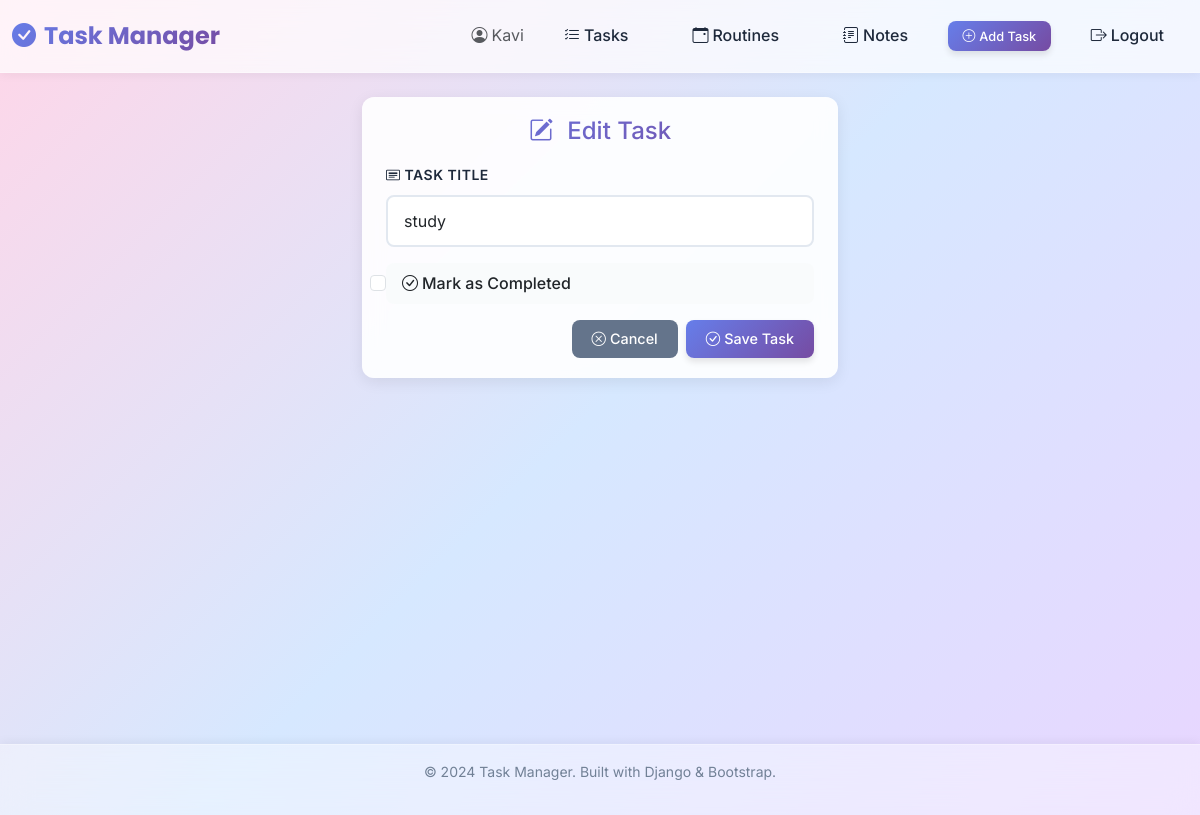
Before: /task/update/2/ (signed in) with the older database file.
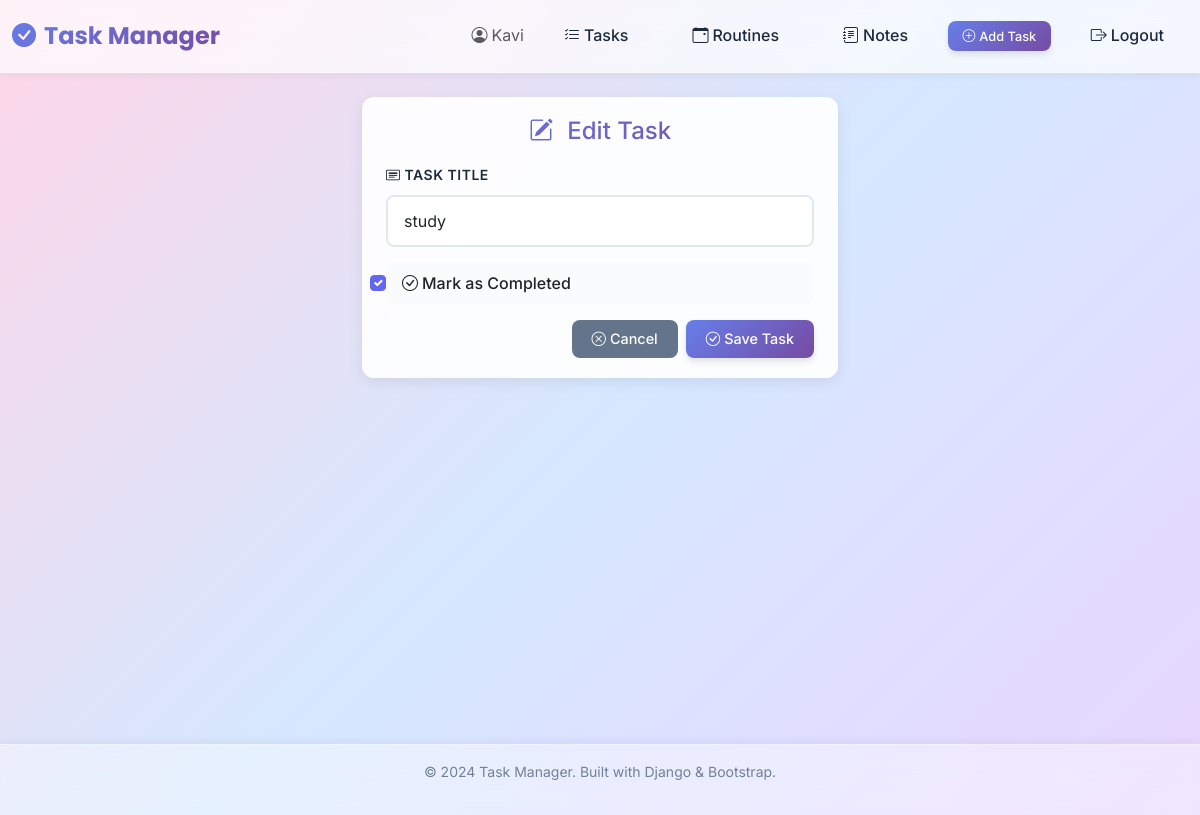
After: the same page with the newer database file.
### todoapp/models.py (models this page shows, shortened)
class Task(models.Model):
    user = models.ForeignKey(User, on_delete=models.CASCADE)
    title = models.CharField(max_length=255)
    status = models.BooleanField(default=False)

### todoapp/views.py (the view)
# urls.py: path('task/update/<int:pk>/', views.task_update, name='task_update'),
@login_required
def task_update(request, pk):
    task = get_object_or_404(Task, pk=pk, user=request.user)
    if request.method == 'POST':
        form = TaskForm(request.POST, instance=task)
        if form.is_valid():
            form.save()
            return redirect('todoapp:task_list')
    else:
        form = TaskForm(instance=task)
    return render(request, 'todoapp/task_form.html', {'form': form})

### todoapp/forms.py
class TaskForm(forms.ModelForm):
    class Meta:
        model = Task
        fields = ['title', 'status']
        widgets = {
            'title': forms.TextInput(attrs={'class': 'form-control', 'placeholder': 'Enter task title'}),
            'status': forms.CheckboxInput(attrs={'class': 'form-check-input'}),
        }

### todoapp/templates/todoapp/task_form.html (shortened to what this page needs)
{% extends 'todoapp/base.html' %}
{% block content %}
<div class="row justify-content-center">
  <div class="col-lg-5 col-md-7">
    <div class="card fade-in">
      <div class="card-body">
        <h2 class="text-gradient mb-3 text-center" style="font-size: 1.5rem;">
          <i class="bi bi-{% if form.instance.pk %}pencil-square{% else %}plus-circle{% endif %} me-2"></i>
          {% if form.instance.pk %}Edit Task{% else %}Create New Task{% endif %}
        </h2>
        <form method="POST">
          <div class="mb-3">
            <label for="id_title" class="form-label">
              <i class="bi bi-card-heading me-1"></i>Task Title
            </label>
            {{ form.title }}
          </div>
          <div class="form-check mb-3 p-2" style="background: rgba(248, 250, 252, 0.8); border-radius: 8px;">
            {{ form.status }}
            <label for="id_status" class="form-check-label ms-2 fw-medium">
              <i class="bi bi-check-circle me-1"></i>Mark as Completed
            </label>
          </div>
          <div class="d-grid gap-2 d-md-flex justify-content-md-end">
            <a href="{% url 'todoapp:task_list' %}" class="btn btn-secondary">
              <i class="bi bi-x-circle me-1"></i>Cancel
            </a>
            <button type="submit" class="btn btn-primary">
              <i class="bi bi-check-circle me-1"></i>Save Task
            </button>
          </div>
        </form>
      </div>
    </div>
  </div>
</div>
{% endblock %}

Changed rows visible on the page:
changed Task "study": status "☐" → "☑"
